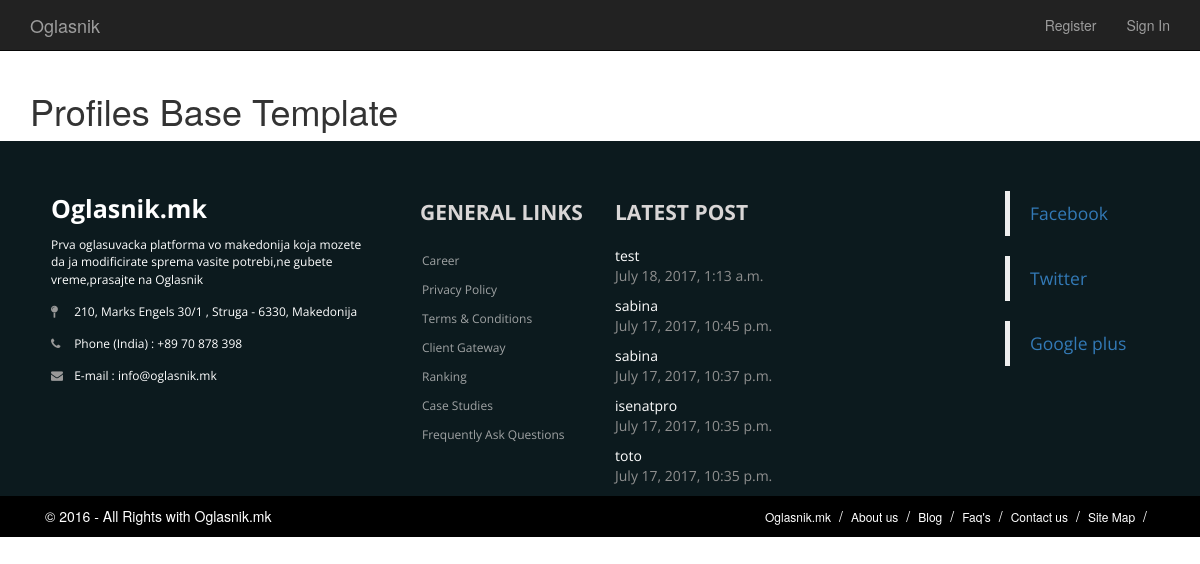
The page / on the database its author committed.
### profiles/models.py (models this page shows)
class User(AbstractUser):
    username = models.CharField(max_length=30,unique=True)
    email = models.EmailField('Email Address',unique=True,blank=False,null=False)
    USERNAME_FIELD  = 'email'
    REQUIRED_FIELDS = []
    objects = UserManager()

### profiles/views.py (the view)
# urls.py: url(r'^$',views.BaseView.as_view(),name='base'),
class BaseView(TemplateView):
    template_name = 'profiles/base.html'
    def get(self,request,*args,**kwargs):
        template_name = 'profiles/base.html'
        User = get_user_model()
        qs = User.objects.all().order_by('-date_joined')[:5]
        return render(request,template_name,{'users':qs})

### profiles/templates/profiles/base.html (shortened to what this page needs)
{% extends 'base.html' %}
{% block profiles %}
{% if user.is_authenticated %}
  <li role="presentation" class="dropdown">{% block register %}
    <a href='{% url 'profiles:base'  %}' class="dropdown-toggle" id='ProfileDD' data-toggle="dropdown" role="button" aria-haspopup="true" aria-expanded="true">
             <i class="fa fa-user-circle-o" style='font-size:130%;'aria-hidden="true"></i>
             {{request.user.username}}  <span class="caret"></span></a>
             <ul class="dropdown-menu" aria-labelledby="ProfileDD">
                  <li><a href="{% url 'profiles:base'  %}">Profile</a></li>
                  <li><a href="{% url 'profiles:base'  %}">Edit Profile</a></li>
                  <li><a href="{% url 'profiles:base' %}">All Profiles</a></li>
                  {% if user.is_authenticated and user.is_superuser %}
                  <li><a href="admin/">Admin</a></li>
                {% endif %}
                  <li role="separator" class="divider"></li>
                  <li><a href={% url 'profiles:logout' %}>Logout</a></li>
             </ul>
      {% endblock %}</li>
  <li>{% block login %}<a href={% url 'profiles:logout' %}>Logout</a>{% endblock %}</li>
{% else %}
  <li {% block regis %}{% endblock %}><a href={% url 'profiles:register' %}>Register</a></li>
  <li {% block logi %}{% endblock %}><a href={% url 'profiles:login' %}>Sign In</a></li>
{% endif %}
{% endblock %}
{% block main %}
<h1>Profiles Base Template</h1>
{% endblock %}

### templates/base.html (shortened to what this page needs)
<!DOCTYPE html>
<html lang="en">
<head>
  <link rel="stylesheet"
        href="https://maxcdn.bootstrapcdn.com/bootstrap/3.3.7/css/bootstrap.min.css"
>
  <link href="https://maxcdn.bootstrapcdn.com/font-awesome/4.7.0/css/font-awesome.min.css"
        rel="stylesheet"
>
  <link href="https://maxcdn.bootstrapcdn.com/font-awesome/4.7.0/css/font-awesome.min.css"
        rel="stylesheet"
>
</head>
<body>
  <nav class="navbar navbar-inverse navbar-static-top">
    <div class="container">
        <div class="navbar-header">
              <a class="navbar-brand" href={% url 'profiles:base' %} id="logo">Oglasnik</a>
        </div>
        <div class="collapse navbar-collapse navHeaderCollapse">
            <ul class="nav navbar-nav navbar-right">
              {% block profiles %}
              {% endblock %}
            </ul>
        </div>
    </div>
</nav>
<main>
  <div class='container'>
    {% block main %}
    {% endblock %}
  </div>
</main>
<footer>
  <div class="container">
    <div class="row">
      <div class="col-md-4 col-sm-6 footerleft ">
        <div class="logofooter"> Oglasnik.mk</div>
        <p>Prva oglasuvacka platforma vo makedonija koja mozete da ja modificirate sprema vasite potrebi,ne gubete vreme,prasajte na Oglasnik</p>
        <p><i class="fa fa-map-pin"></i> 210,  Marks Engels 30/1 , Struga - 6330, Makedonija</p>
        <p><i class="fa fa-phone"></i> Phone (India) : +89 70 878 398</p>
        <p><i class="fa fa-envelope"></i> E-mail : info@oglasnik.mk</p>
      </div>
      <div class="col-md-2 col-sm-6 paddingtop-bottom">
        <h6 class="heading7">GENERAL LINKS</h6>
        <ul class="footer-ul">
          <li><a href="#"> Career</a></li>
          <li><a href="#"> Privacy Policy</a></li>
          <li><a href="#"> Terms & Conditions</a></li>
          <li><a href="#"> Client Gateway</a></li>
          <li><a href="#"> Ranking</a></li>
          <li><a href="#"> Case Studies</a></li>
          <li><a href="#"> Frequently Ask Questions</a></li>
        </ul>
      </div>
      <div class="col-md-4 paddingtop-bottom">
        <h6 class="heading7">LATEST POST</h6>
        <div class="post">
          {% if users %}
          {% for user in users %}
          <p>{{user.username}}<span>{{user.date_joined}}</span></p>
          {% endfor %}
          {% endif %}
        </div>
      </div>
      <div class="col-md-2 col-sm-6 paddingtop-bottom">
        <div class="fb-page" data-href="https://www.facebook.com/facebook" data-tabs="timeline" data-height="300" data-small-header="false" style="margin-bottom:15px;" data-adapt-container-width="true" data-hide-cover="false" data-show-facepile="true">
          <div class="fb-xfbml-parse-ignore">
            <blockquote cite="https://www.facebook.com/facebook"><a href="https://www.facebook.com/facebook">Facebook</a></blockquote>
            <blockquote cite="https://www.facebook.com/facebook"><a href="https://www.facebook.com/facebook">Twitter</a></blockquote>
            <blockquote cite="https://www.facebook.com/facebook"><a href="https://www.facebook.com/facebook">Google plus</a></blockquote>
          </div>
        </div>
      </div>
    </div>
  </div>
</footer>
<div class="copyright">
  <div class="container">
    <div class="col-md-6">
      <p>© 2016 - All Rights with Oglasnik.mk</p>
    </div>
    <div class="col-md-6">
      <ul class="bottom_ul">
        <li><a href="#">Oglasnik.mk</a></li>
        <li><a href="#">About us</a></li>
        <li><a href="#">Blog</a></li>
        <li><a href="#">Faq's</a></li>
        <li><a href="#">Contact us</a></li>
        <li><a href="#">Site Map</a></li>
      </ul>
    </div>
  </div>
</div>
</body>
</html>

### templates/base.html (style rules this page uses)
footer { background-color:#0c1a1e; min-height:350px; font-family: 'Open Sans', sans-serif; }
.footerleft { margin-top:50px; padding:0 36px; }
.logofooter { margin-bottom:10px; font-size:25px; color:#fff; font-weight:700; }
.footerleft p { color:#fff; font-size:12px !important; font-family: 'Open Sans', sans-serif; margin-bottom:15px; }
.footerleft p i { width:20px; color:#999; }
.paddingtop-bottom { margin-top:50px; }
.footer-ul { list-style-type:none; padding-left:0px; margin-left:2px; }
.footer-ul li { line-height:29px; font-size:12px; }
.footer-ul li a { color:#a0a3a4; transition: color 0.2s linear 0s, background 0.2s linear 0s; }
.copyright { min-height:40px; background-color:#000000; }
.copyright p { text-align:left; color:#FFF; padding:10px 0; margin-bottom:0px; }
.heading7 { font-size:21px; font-weight:700; color:#d9d6d6; margin-bottom:22px; }
.post p { font-size:14px; color:#FFF; line-height:20px; }
.post p span { display:block; color:#8f8f8f; }
.bottom_ul { list-style-type:none; float:right; margin-bottom:0px; }
.bottom_ul li { float:left; line-height:40px; }
.bottom_ul li:after { content:"/"; color:#FFF; margin-right:8px; margin-left:8px; }
.bottom_ul li a { color:#FFF; font-size:12px; }

### rows shown on the page
User: username "test", date_joined "July 18, 2017, 1:13 a.m."
User: username "sabina", date_joined "July 17, 2017, 10:45 p.m."
User: username "sabina", date_joined "July 17, 2017, 10:37 p.m."
User: username "isenatpro", date_joined "July 17, 2017, 10:35 p.m."
User: username "toto", date_joined "July 17, 2017, 10:35 p.m."
